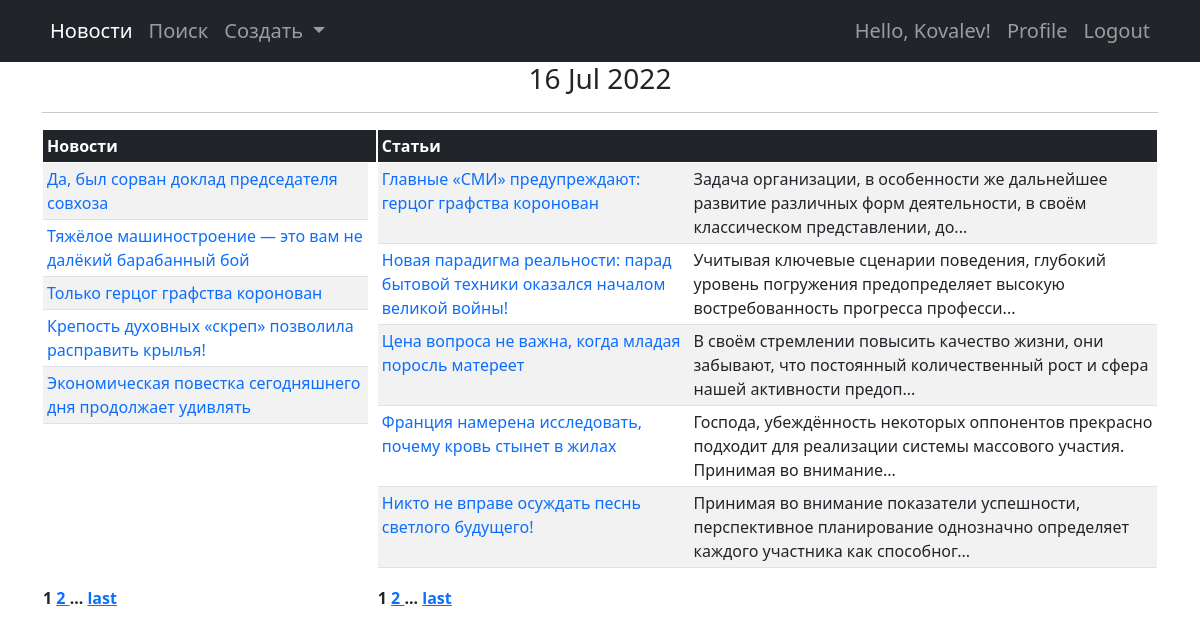
Before: /news/ (signed in) with the older database file.
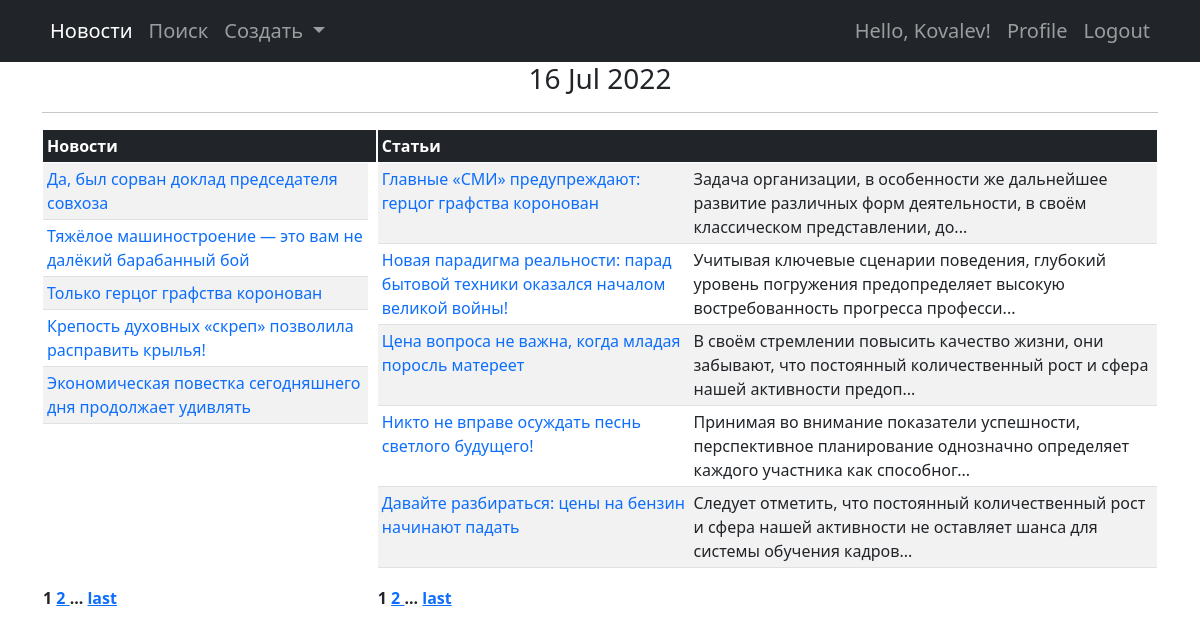
After: the same page with the newer database file.
### news/models.py (models this page shows, shortened)
class Post(models.Model):
    author = models.ForeignKey(Author, on_delete=models.CASCADE, null=False)
    isNews = models.BooleanField(default=True)
    time_in = models.DateTimeField(auto_now_add=True)
    category = models.ManyToManyField(Category, through='PostCategory', null=False)
    title = models.CharField(max_length=255, null=False)
    text = models.TextField(null=False)
    rating = models.IntegerField(default=0)
    def preview(self):
        return self.text[:124] + '...'

### news/views.py (the view)
# urls.py: path('', post_table_view, name='post_list_url'),
@login_required
def post_table_view(request):
    news_paginator = Paginator(Post.objects.filter(isNews=True).order_by('-id'), 5)
    news_page = request.GET.get('news_page') if 'news_page' in request.GET else cache.get('news_page', 1)
    cache.set('news_page', news_page)
    news_list = news_paginator.get_page(news_page)
    article_paginator = Paginator(Post.objects.filter(isNews=False).order_by('-id'), 5)
    article_page = request.GET.get('article_page') if 'article_page' in request.GET else cache.get('article_page', 1)
    cache.set('article_page', article_page)
    article_list = article_paginator.get_page(article_page)
    return render(request, 'news/post_main.html', {'section': 'news',
                                                   'news_list': news_list,
                                                   'article_list': article_list})

### news/templatetags/custom_tags.py (called while the page is built)
@register.simple_tag()
def current_time_tag(format_string='%d %b %Y'):
    return datetime.utcnow().strftime(format_string)

### templates/news/post_main.html (shortened to what this page needs)
{% extends 'flatpages/default.html' %}
{% load custom_filters %}
{% load custom_tags %}
{% block content_title %}<h3>{% current_time_tag '%d %b %Y' %}</h3><hr>{% endblock content_title %}
{% block content %}
    <table>
        <tr>
            <td valign="top" width="30%">
                {% include "news/post_table.html" with post_list=news_list mode='news' title='Новости' %}
            </td>
            <td valign="top">
                {% include "news/post_table.html" with post_list=article_list mode='article' title='Статьи' %}
            </td>
        </tr>
        <tr>
            <th valign="top">
                {% include "news/paginator.html" with obj_list=news_list page='news_page' %}
            </th>
            <th valign="top">
                {% include "news/paginator.html" with obj_list=article_list page='article_page' %}
            </th>
        </tr>
    </table>
{% endblock %}

### templates/news/post_table.html
<table class="table table-striped table-sm">
    <thead class="table-dark">
        <tr>
            <th>{{ title }}</th>
            <th></th>
        </tr>
    </thead>
    <tbody>
        {% for post in post_list %}
            <tr>
                <td>
                    <a style="text-decoration: none" href="/news/{{ post.id }}/view/">{{ post.title }}</a>
                </td>
                {% if mode == 'article' %}
                    <td width="60%">
                        {{ post.preview }}
                    </td>
                {% endif %}
            </tr>
        {% endfor %}
    </tbody>
</table>

Changed rows visible on the page:
removed Post: title "Франция намерена исследовать, почему кровь стынет в жилах", preview "Господа, убеждённость некоторых оппонентов прекрасно подходит для реализации системы массового участия. Принимая во внимание..."
now on this page (row unchanged): Post: title "Давайте разбираться: цены на бензин начинают падать", preview "Следует отметить, что постоянный количественный рост и сфера нашей активности не оставляет шанса для системы обучения кадров..."
